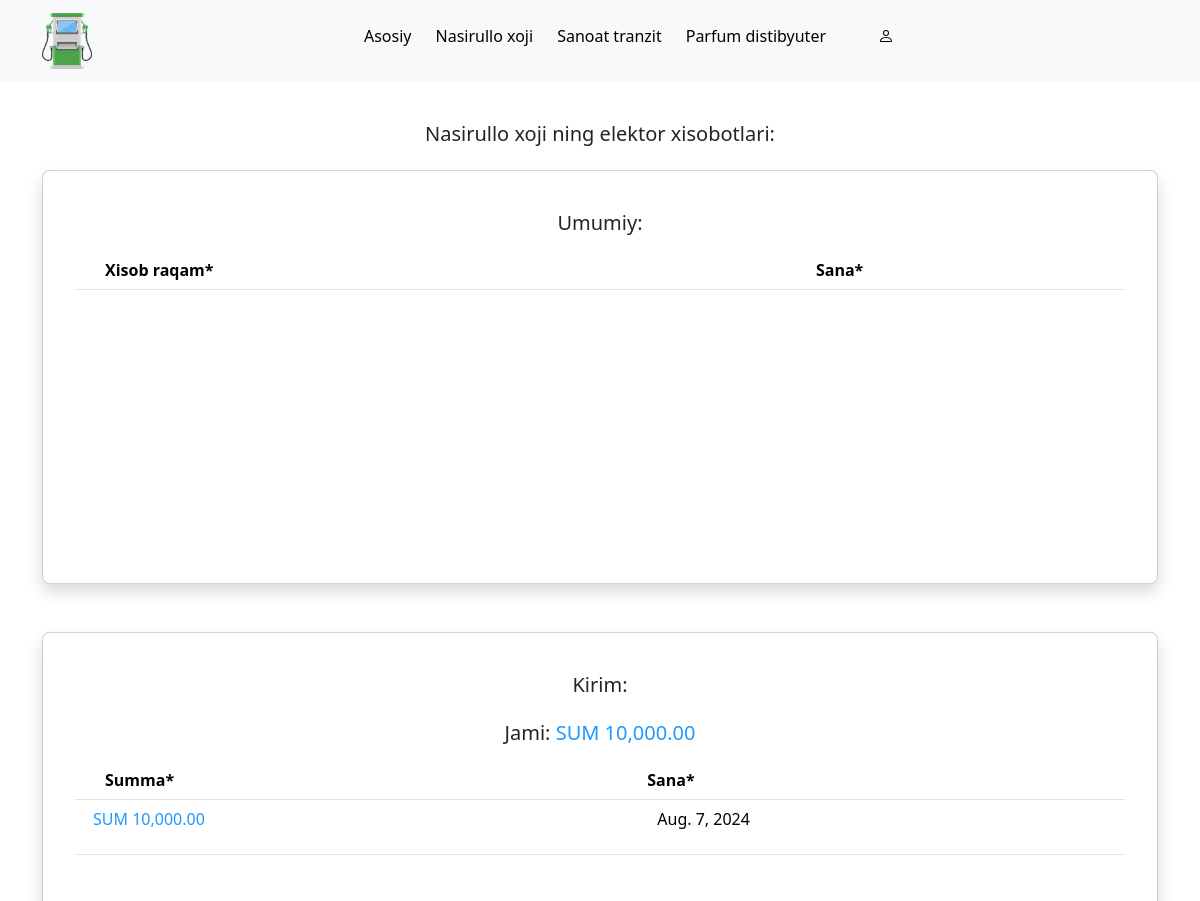
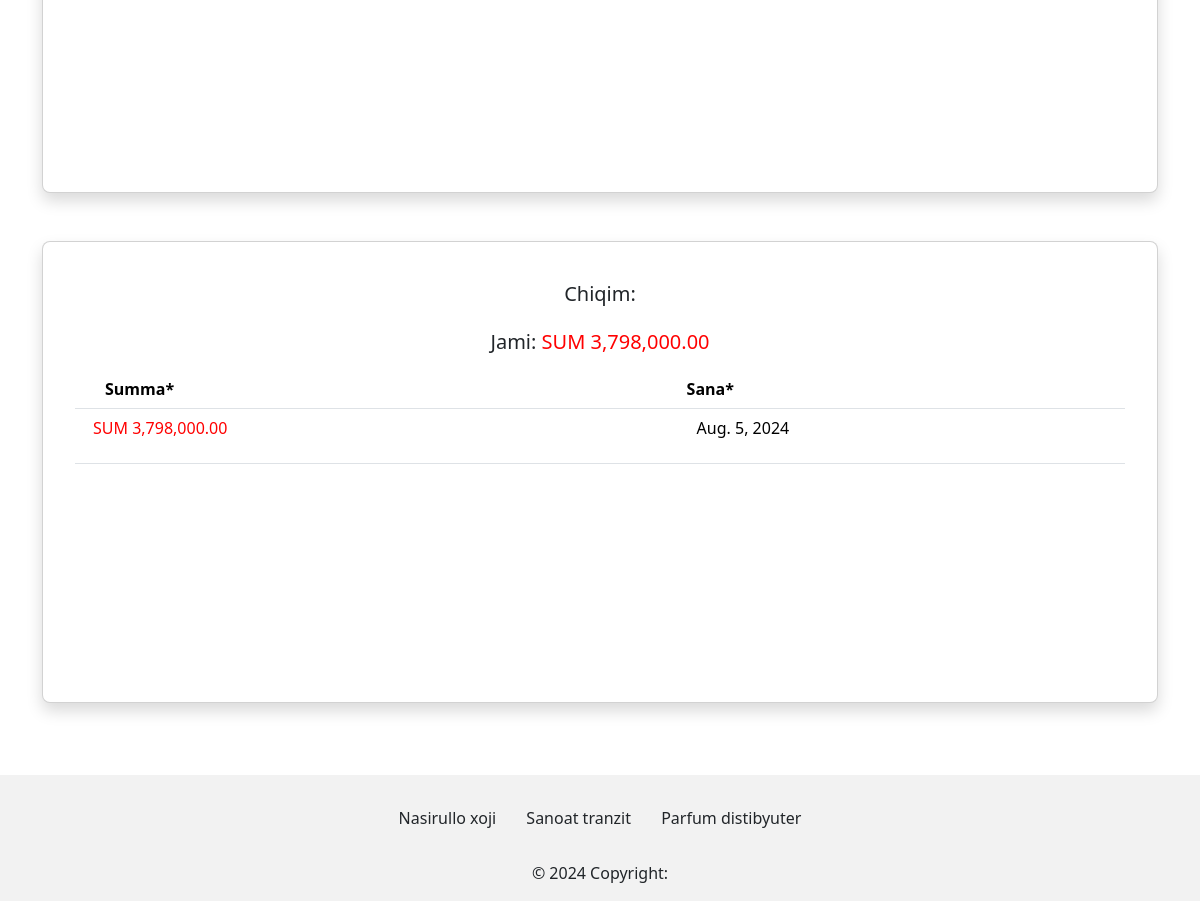
/nasirullo_elector_raports/, run on the app's committed database (2 pictures, top to bottom).
### reports/models.py (models this page shows, shortened)
class Filial(models.Model):
    name = models.CharField("Filial nomi", max_length=50)
    slug = models.SlugField("*",unique=True)
    def get_url(self):
        return reverse("main:category_list", kwargs={"category_slug":self.slug,})
    def __str__(self):
        return "{}".format(self.name)

class Elector_XR_income(models.Model):
    category = models.ForeignKey(Filial,verbose_name="Elektor_income", on_delete=models.DO_NOTHING, default=None,null=True,related_name="elctor_income")
    income = models.IntegerField("Elektor income",default=0,null=True,blank=True)
    date = models.DateField("Vaqt")
    class Meta:
        ordering = ["-id"]
        verbose_name = "Elektor svet income X/R"
        verbose_name_plural = "Elektor svet income X/R"

class Elector_XR_outcome(models.Model):
    category = models.ForeignKey(Filial,verbose_name="Elektor_outcome", on_delete=models.DO_NOTHING, default=None,null=True,related_name="elctor_outcome")
    outcome = models.IntegerField("Elektor outcome",default=0,null=True,blank=True)
    date = models.DateField("Vaqt", auto_now_add=True,)
    class Meta:
        ordering = ["-id"]
        verbose_name = "Elektor svet outcomeX/R"
        verbose_name_plural = "Elektor svet outcome X/R"

### reports/views.py (the view)
# urls.py: path("nasirullo_elector_raports/",views.nasirulloelectorraports,name='nasirullo_elector_raports'),
def nasirulloelectorraports(request):
    category = Filial.objects.all()
    for cat in category:
        if str(cat) in "Nasirullo xoji":
            cate = cat
    current_month = now().month
    electors = Elector_XR.objects.select_related('category').filter(category=cate,date__month=current_month)
    elector_income = Elector_XR_income.objects.select_related('category').filter(category=cate,date__month=current_month)
    elector_outcome = Elector_XR_outcome.objects.select_related('category').filter(category=cate,date__month=current_month)
    income_total = 0
    outcome_total = 0
    for incom in elector_income:
        income_total += incom.income
    for outcom in elector_outcome:
        outcome_total += outcom.outcome
    context = {
        "cattitle":cate,
        "categories":category,
        "electors":electors[::-1],
        "gas_income":elector_income,
        "gas_outcome":elector_outcome,
        "income_total":income_total,
        "outcome_total":outcome_total,
    }
    return render(request, "electorraports.html", context)

### templates/electorraports.html (shortened to what this page needs)
<html lang="en">
  <head>
    <link
      href="https://cdn.jsdelivr.net/npm/bootstrap@5.3.3/dist/css/bootstrap.min.css"
      rel="stylesheet"
    />
    <link rel="stylesheet" href="/static/css/index.css" />
  </head>
  <body>
    <nav class="navbar navbar-expand-lg navbar-light bg-light">
      <div class="container">
        <a class="navbar-brand" href="/">
          <img
            src="/static/img/vecteezy_gas-pump-clipart-design-illustration_9400880.png"
            width="50"
            alt="Picture"
          />
        </a>
        <div class="collapse navbar-collapse" id="navbarSupportedContent">
          <ul class="navbar-nav mx-auto mb-2 mb-lg-0">
            <li class="nav-item">
              <a class="nav-link active m-1" aria-current="page" href="/"
                ><h6>Asosiy</h6></a
              >
            </li>
            {% for cat in categories %}
            <li class="nav-item">
              <a
                class="nav-link active m-1"
                aria-current="page"
                href="{{cat.get_url}}"
                ><h6>{{ cat.name }}</h6></a
              >
            </li>
            {% endfor %}
            <li class="nav-item">
              <img
                style="margin-top: 13px; margin-left: 40px"
                src="/static/img/person.svg"
                alt=""
              />
            </li>
            <li class="nav-item">
              <h6 class="" style="margin-top: 2px; padding: 10px">
              </h6>
            </li>
          </ul>
        </div>
      </div>
    </nav>
    <br />
    <h5 class="text-center p-3">{{cattitle}} ning elektor xisobotlari:</h5>
    <div class="container">
      <div class="card w-100 shadow p-3 mb-5 bg-body rounded-3">
        <div class="card-body">
          <h5 class="card-title text-center p-2">Umumiy:</h5>
          <div
            style="margin-bottom: 10xp"
            class="table-responsive overflow-scroll"
          >
            <div style="height: 300px">
              <table class="table" id="gas_report_scroll">
                <thead>
                  <th style="padding-left: 30px">Xisob raqam*</th>
                  <th>Sana*</th>
                </thead>
              </table>
            </div>
          </div>
        </div>
      </div>
    </div>
    <div class="container">
      <div class="card w-100 shadow p-3 mb-5 bg-body rounded-3">
        <div class="card-body">
          <h5 class="card-title text-center p-2">Kirim:</h5>
          <h5 class="card-title text-center p-2">
            <span>Jami:</span>
            <span class="formatNum" style="color: #1d98ffff"
              >{{income_total}}</span
            >
          </h5>
          <div
            style="margin-bottom: 10xp"
            class="table-responsive overflow-scroll"
          >
            <div style="height: 300px">
              <table class="table" id="gas_report_scroll">
                <thead>
                  <th style="padding-left: 30px">Summa*</th>
                  <th>Sana*</th>
                </thead>
                <tbody>
                  {% for income in gas_income %}
                  <tr>
                    <td>
                      <p
                        style="margin-left: 10px; color: #1d98ffff"
                        class="formatNum"
                      >
                      </p>
                    </td>
                    <td>
                      <p style="margin-left: 10px">{{income.date}}</p>
                    </td>
                  </tr>
                  {% endfor %}
                </tbody>
              </table>
            </div>
          </div>
        </div>
      </div>
    </div>
    <div class="container">
      <div class="card w-100 shadow p-3 mb-5 bg-body rounded-3">
        <div class="card-body">
          <h5 class="card-title text-center p-2">Chiqim:</h5>
          <h5 class="card-title text-center p-2">
            <span>Jami:</span>
            <span class="formatNum" style="color: red">{{outcome_total}}</span>
          </h5>
          <div
            style="margin-bottom: 10xp"
            class="table-responsive overflow-scroll"
          >
            <div style="height: 300px">
              <table class="table" id="gas_report_scroll">
                <thead>
                  <th style="padding-left: 30px">Summa*</th>
                  <th>Sana*</th>
                </thead>
                <tbody>
                  {% for outcome in gas_outcome %}
                  <tr>
                    <td>
                      <p
                        style="margin-left: 10px; color: red"
                        class="formatNum"
                      >
                      </p>
                    </td>
                    <td>
                      <p style="margin-left: 10px">{{outcome.date}}</p>
                    </td>
                  </tr>
                  {% endfor %}
                </tbody>
              </table>
            </div>
          </div>
        </div>
      </div>
    </div>
    <br />
    <footer class="text-center" style="background-color: rgba(0, 0, 0, 0.05)">
      <div class="container p-4 pb-0">
        <section class="mb-4">
          {% for cat in categories %}
          <a
            data-mdb-ripple-init
            class="btn text-dark btn-floating"
            href="{{cat.get_url}}"
            role="button"
            >{{cat.name}}</a
          >
          {% endfor %}
        </section>
      </div>
      <div class="text-center p-3 pt-0">
        © 2024 Copyright:
      </div>
    </footer>
  </body>
</html>

### data on the page
Filial: name "Nasirullo xoji"
Filial: name "Sanoat tranzit"
Filial: name "Parfum distibyuter"
Elector_XR_income: date "Aug. 7, 2024"
Elector_XR_outcome: date "Aug. 5, 2024"
